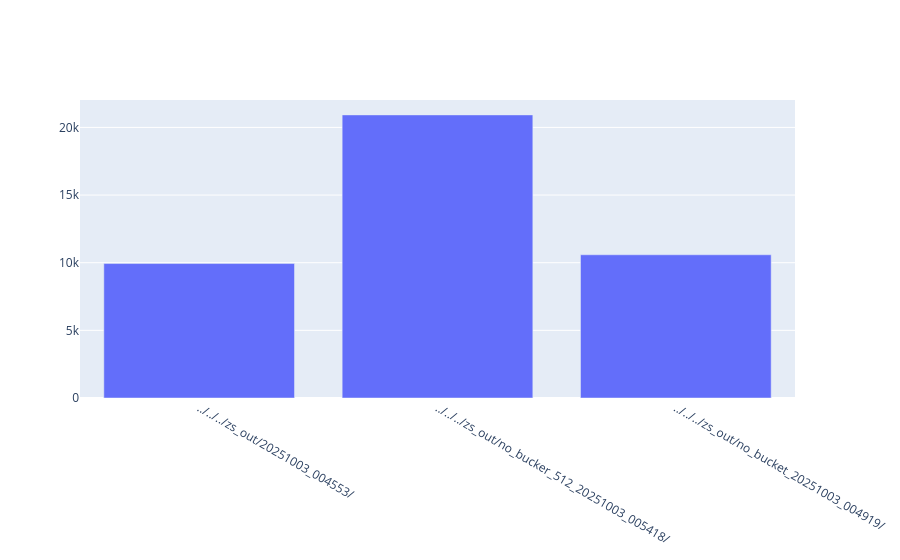

The cell this chart's notebook holds for it:
### Code cell
clients = df.query("Role == 0").groupby("folder")[["Throughput"]].sum().reset_index().sort_values("folder")

fig = go.Figure() 
fig.add_trace(go.Bar(x=clients.folder,y=clients.Throughput.astype(float)))
fig.show()

### Figure 1 — Plotly figure (JSON) as saved in the notebook; plotly's stock layout.template omitted (floating-point values rounded to 4 significant figures)
{"data": [{"type": "bar", "x": ["../../../zs_out/20251003_004553/", "../../../zs_out/no_bucker_512_20251003_005418/", "../../../zs_out/no_bucket_20251003_004919/"], "y": [9937.0, 20920.0, 10590.0]}], "layout": {}}
